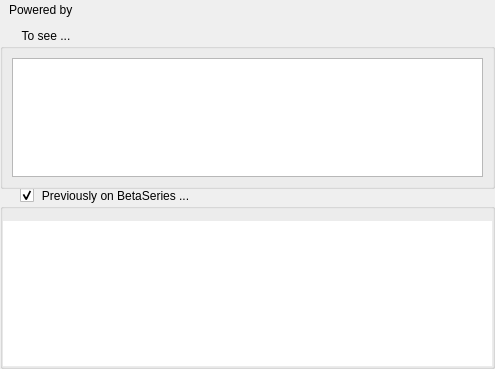
<?xml version="1.0" encoding="UTF-8"?>
<ui version="4.0">
 <class>HomeWidget</class>
 <widget class="QWidget" name="HomeWidget">
  <property name="geometry">
   <rect>
    <x>0</x>
    <y>0</y>
    <width>495</width>
    <height>369</height>
   </rect>
  </property>
  <property name="minimumSize">
   <size>
    <width>0</width>
    <height>270</height>
   </size>
  </property>
  <property name="styleSheet">
   <string notr="true">QGroupBox::title{padding-left:20px;} </string>
  </property>
  <layout class="QVBoxLayout" name="verticalLayout" stretch="0,1,0">
   <property name="spacing">
    <number>0</number>
   </property>
   <property name="leftMargin">
    <number>0</number>
   </property>
   <property name="topMargin">
    <number>0</number>
   </property>
   <property name="rightMargin">
    <number>0</number>
   </property>
   <property name="bottomMargin">
    <number>0</number>
   </property>
   <item>
    <widget class="QWidget" name="connexionHomeWidget" native="true">
     <layout class="QHBoxLayout" name="disclaimerLayout" stretch="0,0,0,0">
      <property name="topMargin">
       <number>0</number>
      </property>
      <property name="bottomMargin">
       <number>9</number>
      </property>
      <item>
       <widget class="QLabel" name="presentSiteLb">
        <property name="text">
         <string>Powered by</string>
        </property>
       </widget>
      </item>
      <item>
       <widget class="QLabel" name="betaseriescomLb">
        <property name="text">
         <string notr="true">&lt;a href=&quot;http://betaseries.com/&quot;&gt;&lt;img src=&quot;:/icons/betaseries&quot;/&gt;&lt;/a&gt;</string>
        </property>
        <property name="openExternalLinks">
         <bool>true</bool>
        </property>
       </widget>
      </item>
      <item>
       <spacer name="horizontalSpacer_2">
        <property name="orientation">
         <enum>Qt::Horizontal</enum>
        </property>
        <property name="sizeHint" stdset="0">
         <size>
          <width>40</width>
          <height>20</height>
         </size>
        </property>
       </spacer>
      </item>
      <item>
       <widget class="QLabel" name="userLb">
        <property name="text">
         <string/>
        </property>
       </widget>
      </item>
     </layout>
    </widget>
   </item>
   <item>
    <widget class="QGroupBox" name="unseenSeriesGBox">
     <property name="title">
      <string>To see ...</string>
     </property>
     <property name="flat">
      <bool>true</bool>
     </property>
     <layout class="QHBoxLayout" name="horizontalLayout_3">
      <item>
       <widget class="QListWidget" name="unseenSeriesList">
        <property name="minimumSize">
         <size>
          <width>0</width>
          <height>44</height>
         </size>
        </property>
        <property name="editTriggers">
         <set>QAbstractItemView::NoEditTriggers</set>
        </property>
        <property name="alternatingRowColors">
         <bool>true</bool>
        </property>
        <property name="verticalScrollMode">
         <enum>QAbstractItemView::ScrollPerPixel</enum>
        </property>
        <property name="uniformItemSizes">
         <bool>true</bool>
        </property>
       </widget>
      </item>
     </layout>
    </widget>
   </item>
   <item>
    <widget class="QGroupBox" name="newsGroupBox">
     <property name="styleSheet">
      <string notr="true">s</string>
     </property>
     <property name="title">
      <string>Previously on BetaSeries ...</string>
     </property>
     <property name="flat">
      <bool>true</bool>
     </property>
     <property name="checkable">
      <bool>true</bool>
     </property>
     <layout class="QHBoxLayout" name="horizontalLayout">
      <property name="leftMargin">
       <number>0</number>
      </property>
      <property name="topMargin">
       <number>12</number>
      </property>
      <property name="rightMargin">
       <number>0</number>
      </property>
      <property name="bottomMargin">
       <number>0</number>
      </property>
      <item>
       <widget class="QTextBrowser" name="newsTextBrowser">
        <property name="sizePolicy">
         <sizepolicy hsizetype="Expanding" vsizetype="Fixed">
          <horstretch>0</horstretch>
          <verstretch>0</verstretch>
         </sizepolicy>
        </property>
        <property name="maximumSize">
         <size>
          <width>16777215</width>
          <height>145</height>
         </size>
        </property>
        <property name="frameShape">
         <enum>QFrame::NoFrame</enum>
        </property>
        <property name="lineWidth">
         <number>0</number>
        </property>
        <property name="lineWrapMode">
         <enum>QTextEdit::NoWrap</enum>
        </property>
        <property name="textInteractionFlags">
         <set>Qt::LinksAccessibleByMouse</set>
        </property>
        <property name="openExternalLinks">
         <bool>true</bool>
        </property>
       </widget>
      </item>
     </layout>
    </widget>
   </item>
  </layout>
 </widget>
 <resources/>
 <connections/>
</ui>
